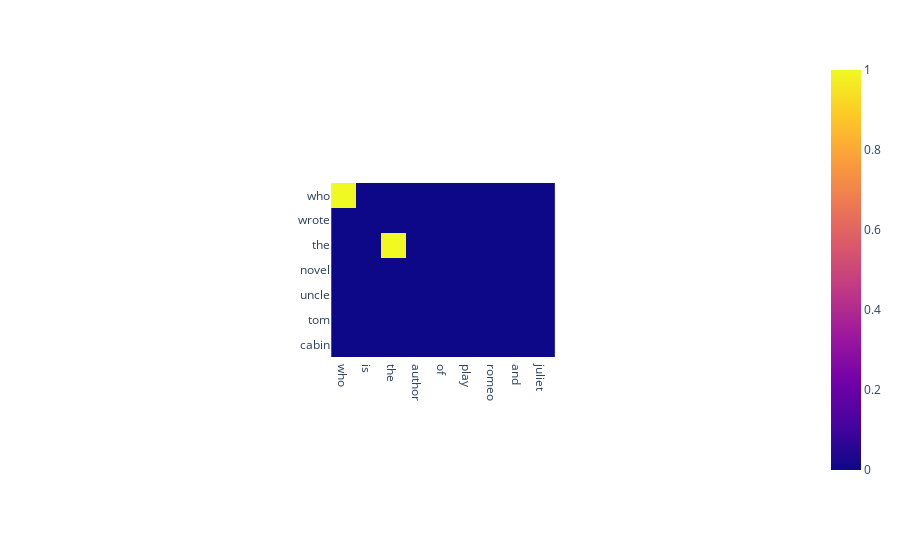

Write notebook code for a chart like this one.
### Code cell
sentence1 = 'Who wrote the novel "uncle Tom\'s Cabin"?'
sentence2 = 'Who is the author of the play "Romeo and Juliet"?'

table = compare_sentences(sentence1, sentence2, stemm_compare, stemmer=PorterStemmer())
# table = compare_sentences(sentence1, sentence2, weighted_jaccard_similarity)

px.imshow(table)

### Figure 1 — Plotly figure (JSON) as saved in the notebook; plotly's stock layout.template omitted (floating-point values rounded to 4 significant figures)
{"data": [{"coloraxis": "coloraxis", "hovertemplate": "x: %{x}<br>y: %{y}<br>color: %{z}<extra></extra>", "name": "0", "type": "heatmap", "x": ["who", "is", "the", "author", "of", "play", "romeo", "and", "juliet"], "xaxis": "x", "y": ["who", "wrote", "the", "novel", "uncle", "tom", "cabin"], "yaxis": "y", "z": [[1, 0, 0, 0, 0, 0, 0, 0, 0], [0, 0, 0, 0, 0, 0, 0, 0, 0], [0, 0, 1, 0, 0, 0, 0, 0, 0], [0, 0, 0, 0, 0, 0, 0, 0, 0], [0, 0, 0, 0, 0, 0, 0, 0, 0], [0, 0, 0, 0, 0, 0, 0, 0, 0], [0, 0, 0, 0, 0, 0, 0, 0, 0]]}], "layout": {"autosize": true, "coloraxis": {"colorscale": [[0, "#0d0887"], [0.1111, "#46039f"], [0.2222, "#7201a8"], [0.3333, "#9c179e"], [0.4444, "#bd3786"], [0.5556, "#d8576b"], [0.6667, "#ed7953"], [0.7778, "#fb9f3a"], [0.8889, "#fdca26"], [1, "#f0f921"]]}, "margin": {"t": 60}, "xaxis": {"anchor": "y", "autorange": true, "constrain": "domain", "domain": [0.3459, 0.6541], "range": [-0.5, 8.5], "scaleanchor": "y", "type": "category"}, "yaxis": {"anchor": "x", "autorange": true, "constrain": "domain", "domain": [0, 1], "range": [6.5, -0.5], "type": "category"}}}
